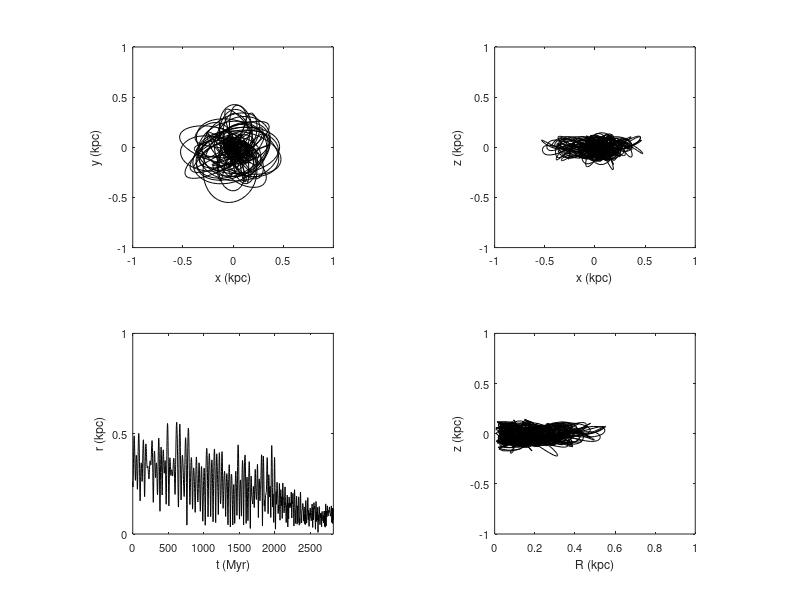

The MATLAB script that drew this image:
clear all
close all

data = load('ax_coeff.dat');

whitebg('w')

t = data(:,1);

x = data(:,12);
y = data(:,13);
z = data(:,14);

v_x = data(:,11);
v_y = data(:,16);
v_z = data(:,17);

R = sqrt(x.^2+y.^2);
r = sqrt(x.^2+y.^2+z.^2);



subplot(2,2,1), plot(x,y,'k')

xlabel('x (kpc)','fontsize',9)
ylabel('y (kpc)','fontsize',9)
axis([-1 1 -1 1])
set(gca,'xtick',(-1:0.5:1),'ytick',(-1:0.5:1),'fontsize',8)
axis square


subplot(2,2,2), plot(x,z,'k')

xlabel('x (kpc)','fontsize',9)
ylabel('z (kpc)','fontsize',9)
axis([-1 1 -1 1])
set(gca,'xtick',(-1:0.5:1),'ytick',(-1:0.5:1),'fontsize',8)
axis square

subplot(2,2,3), plot(t,r,'k')

xlabel('t (Myr)','fontsize',9)
ylabel('r (kpc)','fontsize',9)
axis([0 max(t) 0 1])
set(gca,'ytick',(0:0.5:1),'fontsize',8)
axis square


subplot(2,2,4), plot(R,z,'k')

xlabel('R (kpc)','fontsize',9)
ylabel('z (kpc)','fontsize',9)
axis square
axis([0 1 -1 1])
set(gca,'fontsize',8)



